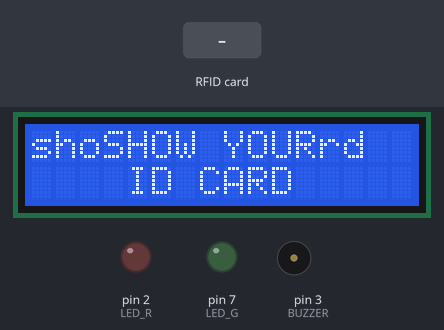
A sketch run on a simulated Arduino Uno, built with avr-gcc and run on an emulated ATmega328P. On the bench: 16×2 character LCD, output pins drawn as LEDs (lit = HIGH), buzzer (waves = sounding). The test bench sets the inputs (shaded band). Pins used as bus, display or sensor lines are not drawn; what the sketch prints to the serial monitor is not drawn.

Above: at 1.3 s.
1.4 s: RFID card 5E 7A 19 C4 held to the reader
At 2.1 s:
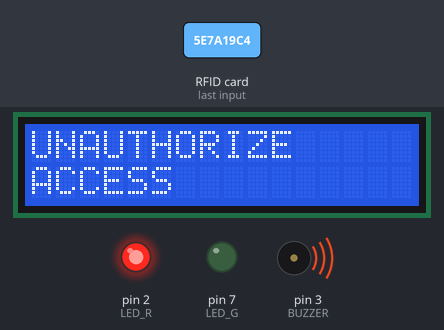
4.4 s: RFID card 11 5F ED 23 held to the reader
At 5.4 s:
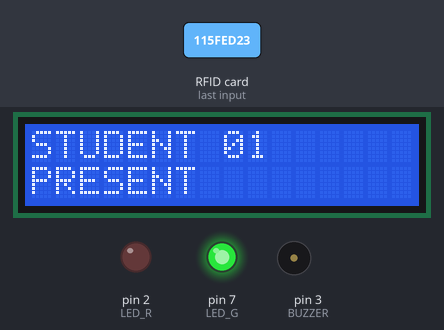
6.2 s: RFID card 91 69 3E 43 held to the reader
At 11.6 s:
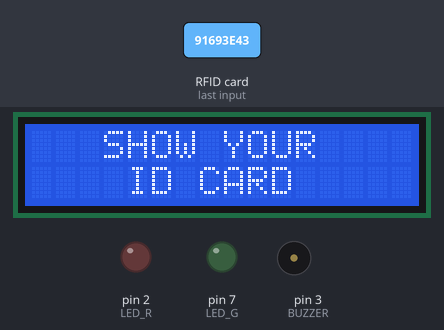
Timing chart, 0 to 13.1 s (numbered marks = the images above; inputs shaded):
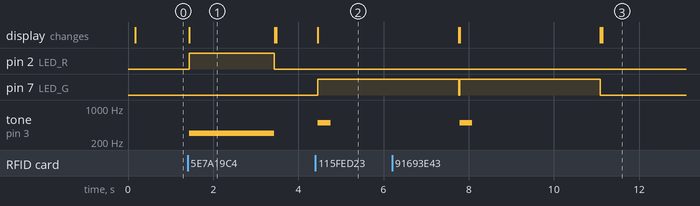

Measured:
- after the input at 1.4 s, pin 2 (LED_R): LOW → HIGH at once, → LOW 2.0 s later; tone on pin 3 (BUZZER): silent → 300 Hz at once, → silent 2.0 s later; the display: changes at once (image 1)
- after the input at 4.4 s, pin 7 (LED_G): LOW → HIGH after 0.06 s; tone on pin 3 (BUZZER): silent → 500 Hz after 0.06 s, → silent 0.30 s later; the display: changes after 0.06 s (image 2)
- after the input at 6.2 s, tone on pin 3 (BUZZER): silent → 500 Hz after 1.6 s, → silent 0.30 s later
- what the display in image 1 shows lasts 2.0 s, from 1.4 s to 3.4 s

The sketch:

Attendance.ino
```cpp
 #include <SPI.h>
 #include <MFRC522.h>
 #include <Wire.h>
 #include<LiquidCrystal_I2C.h>
 LiquidCrystal_I2C lcd(0x3F,16,2);

#define RST_PIN         9
#define SS_PIN          10

MFRC522 mfrc522(SS_PIN, RST_PIN);

 #define LED_G 7
 #define LED_R 2
 #define BUZZER 3

 void setup()
 {
  Serial.begin(9600);
  SPI.begin();
  mfrc522.PCD_Init();
  lcd.backlight();
  pinMode(LED_G, OUTPUT);
  pinMode(LED_R, OUTPUT);
  pinMode(BUZZER, OUTPUT);
  noTone(BUZZER);

   lcd.init();
   lcd.backlight();
   lcd.setCursor(0,0);
   lcd.print("show your card");

 }
 void loop()
 {

  if ( ! mfrc522.PICC_IsNewCardPresent())
  {
  lcd.setCursor(3,0);
  lcd.print("SHOW YOUR");
  lcd.setCursor(4,1);
  lcd.print("ID CARD");
  return;
  }
  else{
    lcd.clear();
  }

  if ( ! mfrc522.PICC_ReadCardSerial())
  {
   return;
  }

  Serial.print("UID tag :");
  String content= "";
  byte letter;
  for (byte i = 0; i < mfrc522.uid.size; i++)
  {
    Serial.print(mfrc522.uid.uidByte[i] < 0x10 ? " 0" : " ");
    Serial.print(mfrc522.uid.uidByte[i], HEX);
    content.concat(String(mfrc522.uid.uidByte[i] < 0x10 ? " 0" : " "));
    content.concat(String(mfrc522.uid.uidByte[i], HEX));
  }
  Serial.println();
  content.toUpperCase();
  if (content.substring(1) == "11 5F ED 23")
  {
   lcd.print("STUDENT 01");
   lcd.setCursor(0,1);
   lcd.print("PRESENT");
   digitalWrite(LED_G, HIGH);
   tone(BUZZER, 500);
   delay(300);
   noTone(BUZZER);
   delay(3000);
   digitalWrite(LED_G, LOW);
   lcd.clear();
  }
  else if (content.substring(1) == "")
  {
   lcd.print("STUDENT 02");
   lcd.setCursor(0,1);
   lcd.print("PRESENT");
   digitalWrite(LED_G, HIGH);
   tone(BUZZER, 500);
   delay(300);
   noTone(BUZZER);
   delay(3000);
   digitalWrite(LED_G, LOW);
   lcd.clear();
  }
  else if (content.substring(1) == "91 69 3E 43")
  {
   lcd.print("STUDENT 03");
   lcd.setCursor(0,1);
   lcd.print("PRESENT");
   digitalWrite(LED_G, HIGH);
   tone(BUZZER, 500);
   delay(300);
   noTone(BUZZER);
   delay(3000);
   digitalWrite(LED_G, LOW);
   lcd.clear();
  }
  else  {
   lcd.print("UNAUTHORIZE");
   lcd.setCursor(0,1);
   lcd.print("ACCESS");
   digitalWrite(LED_R, HIGH);
   tone(BUZZER, 300);
   delay(2000);
   digitalWrite(LED_R, LOW);
   noTone(BUZZER);
   lcd.clear();
  }
 }
```
